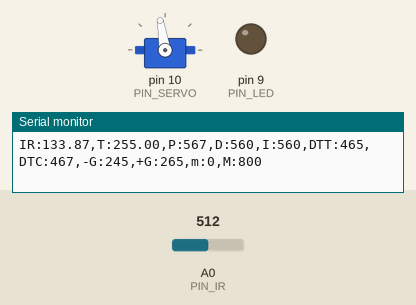
Recording of a sketch running on a simulated Arduino Uno, built with avr-gcc and run on an emulated ATmega328P. Parts: servo, output pins drawn as LEDs (lit = HIGH), the last lines printed to the serial monitor. The inputs (shaded band) are chosen by the test bench; at power-on: A0 (PIN_IR) = 512.

Above: at 1.2 s.
1.3 s: A0 (PIN_IR) set to 10
At 2.8 s:
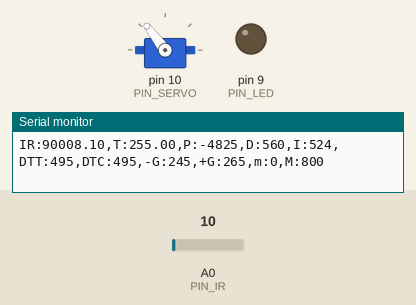
3.5 s: A0 (PIN_IR) set to 30
At 4.68 s:
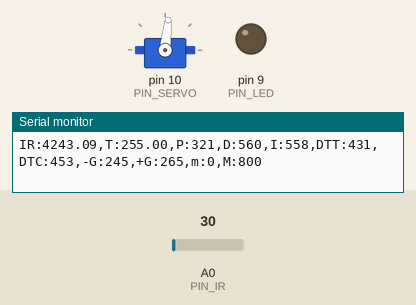
At 6.1 s:
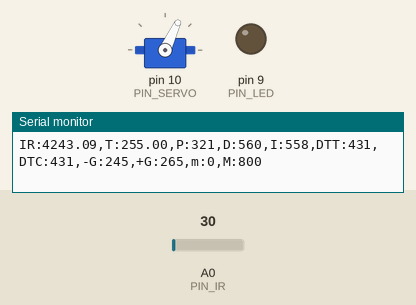
6.5 s: A0 (PIN_IR) set to 255
Timing chart, 0 to 15.5 s (numbered marks = the images above; inputs shaded):
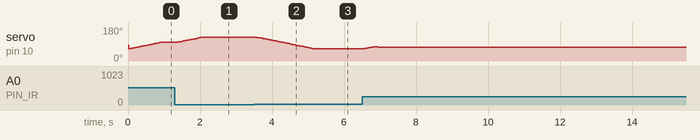

The sketch:

24_pid.ino
```cpp
#include <Servo.h>

/////////////////////////////
// Configurable parameters //
/////////////////////////////

// Arduino pin assignment
#define PIN_LED 9            // [20200000] LED핀 설정
#define PIN_SERVO 10         //[20191979] Servo 핀 설정
#define PIN_IR A0            // [20191979] 적외선 핀(아날로그핀)

// Framework setting
#define _DIST_TARGET 255    // [20213085] 정지하려는 위치 목표값
#define _DIST_MIN 100         //[20191979] 최소거리
#define _DIST_MAX 410         //[20191979] 최대거리

// Distance sensor
#define _DIST_ALPHA 0.5 //[20203118] DIST_ALPHA 값 설정

// Servo range
#define _DUTY_MIN 1210    // [20213083]서보 각도의 최솟값 설정
#define _DUTY_NEU 1400    // [20213090]서보 수평 각도 펄스 값
#define _DUTY_MAX 1852        // [20213081] 서보 각도의 최댓값

// Servo speed control
#define _SERVO_ANGLE 30 //[20203118] 최대 가동범위에 따른 목표 서보 회전각
#define _SERVO_SPEED 20 //[20203118] 서보 속도 설정
#define _RAMPUP_TIME 360

// Event periods
#define _INTERVAL_DIST 20   // [20213099] 거리 센서 주기 설정
#define _INTERVAL_SERVO 20  // [20213099] 서보 주기 설정
#define _INTERVAL_SERIAL 100  // [20213099] 시리얼 표시 주기 설정

// PID parameters
#define _KP 1.2      //[20191979] 비례제어 값
#define _KD 25.0        // 미분제어 값
#define _KI 0.008        // 적분제어 값

//////////////////////
// global variables //
//////////////////////

// Servo instance
Servo myservo;  // [20213090] 서보 인스턴스 선언

// Distance sensor
float dist_target; // location to send the ball
float dist_raw, dist_ema; //[20203118] 거리와 노이즈 필터 적용 후 거리를 저장하기 위한 변수

// Event periods
unsigned long last_sampling_time_dist, last_sampling_time_servo, last_sampling_time_serial; //[20203118] 마지막으로 측정한 거리, 마지막으로 측정한 서보 각도(각 이벤트별로 업데이트를 위해 측정하는 시간)
bool event_dist, event_servo, event_serial; //[20203118] 이벤트 별로 이번 루프에서 업데이트 여부

// Servo speed control
int duty_chg_per_interval; //[20213086]interval 당 최대 duty 변화량
int duty_target, duty_curr; //[20213086] 목표 duty와 현재 duty 값
int duty_chg_max;
int duty_chg_adjust;

// PID variables
float error_curr, error_prev, control, pterm, dterm, iterm;
//[20213086] error_curr: 현재 주기 오차값 / error_prev : 이전 주기 오차 값 / control : PID 제어량 / pterm, dterm, iterm : 비례,적분,미분 이득값


void setup() {
// initialize GPIO pins for LED and attach servo
  pinMode(PIN_LED, OUTPUT);

// move servo to neutral position
  myservo.attach(PIN_SERVO);
  duty_target = duty_curr = _DUTY_NEU;
  myservo.writeMicroseconds(duty_curr);

  // initialize global variables
  duty_curr=_DUTY_MIN; //[20203118] duty_curr 값 초기화
  dist_raw = dist_ema = ir_distance_filtered(); // 초기화
  error_curr = error_prev = dist_target - dist_ema;  // 초기화
  dist_target=_DIST_TARGET; //[20203118] dist_target 값 초기화

  duty_chg_max = (_DUTY_MAX - _DUTY_MIN) * ((float)_SERVO_SPEED / _SERVO_ANGLE) * (_INTERVAL_SERVO / 1000.0);
  duty_chg_adjust = 2;
// convert angle speed into duty change per interval.
  duty_chg_per_interval = 0;

  pterm = 0.0;
  dterm = 0.0;
  iterm = 0.0;

  last_sampling_time_dist = last_sampling_time_servo = last_sampling_time_serial = 0;
  event_dist = event_servo = event_serial = false;

  // initialize serial port
  Serial.begin(57600);

}


void loop() {
/////////////////////
// Event generator //
/////////////////////
// [20213090]
unsigned long time_curr = millis();
if(time_curr >= last_sampling_time_dist + _INTERVAL_DIST){
        last_sampling_time_dist += _INTERVAL_DIST;
        event_dist = true;
}
if(time_curr >= last_sampling_time_servo + _INTERVAL_SERVO){
        last_sampling_time_servo += _INTERVAL_SERVO;
        event_servo = true;
}
if(time_curr >= last_sampling_time_serial + _INTERVAL_SERIAL){
        last_sampling_time_serial += _INTERVAL_SERIAL;
        event_serial = true;
}


////////////////////
// Event handlers //
////////////////////

  if(event_dist) {
      event_dist = false;
  // get a distance reading from the distance sensor
      dist_raw = ir_distance_filtered();
      dist_ema = (1 - _DIST_ALPHA)*dist_ema + _DIST_ALPHA*dist_raw; // [20213083]

  // PID control logic
    error_curr = dist_target - dist_ema;
    pterm = _KP * error_curr; //[20213083]
    dterm = _KD * (error_curr - error_prev);
    iterm += _KI * error_curr;   // 적분 control
    if (iterm > 20.0 || iterm < -20.0) iterm *= 0.5;
    control = pterm + dterm + iterm; //[20203118]
    if (dist_ema > 245 && dist_ema < 260) {
      control = 0;
//      control /= 2;
    }

  // duty_target = f(duty_neutral, control)
    duty_target = _DUTY_NEU + control;

  // keep duty_target value within the range of [_DUTY_MIN, _DUTY_MAX]
    if(duty_target > _DUTY_MAX){duty_target = _DUTY_MAX;}
    if(duty_target < _DUTY_MIN){duty_target = _DUTY_MIN;}

    error_prev = error_curr;
  }

  if (event_servo) {
    event_servo = false;

   if(duty_target > duty_curr) {
      if(duty_chg_per_interval < duty_chg_max) {
        duty_chg_per_interval += duty_chg_adjust;
        if(duty_chg_per_interval > duty_chg_max) duty_chg_per_interval = duty_chg_max;
      }
      duty_curr += duty_chg_per_interval;
      if(duty_curr > duty_target) duty_curr = duty_target;
    }
    else if(duty_target < duty_curr) {
      if(duty_chg_per_interval > -duty_chg_max) {
        duty_chg_per_interval -= duty_chg_adjust;
        if(duty_chg_per_interval < -duty_chg_max) duty_chg_per_interval = -duty_chg_max;
      }
      duty_curr += duty_chg_per_interval;
      if(duty_curr < duty_target) duty_curr = duty_target;
    }
    else {
      duty_chg_per_interval = 0;
    }

    // update servo position
  myservo.writeMicroseconds(duty_curr); //[20213086]
  }


  if(event_serial) {
    event_serial = false;
//    Serial.print("duty_chg:");
//    Serial.print(duty_chg_per_interval);
//    Serial.print(",duty_adj:");
//    Serial.print(duty_chg_adjust);
//    Serial.print(",duty_chg_max:");
//    Serial.println(duty_chg_max);
//
    Serial.print("IR:");
    Serial.print(dist_ema);
    Serial.print(",T:");
    Serial.print(dist_target);
    //
    //
    Serial.print(",P:");
    Serial.print(map(pterm,-1000,1000,510,610));
//    Serial.print(pterm);
    Serial.print(",D:");
    Serial.print(map(dterm,-1000,1000,510,610));
//    Serial.print(dterm);
    Serial.print(",I:");
    Serial.print(map(iterm,-1000,1000,510,610));
//    Serial.print(iterm);
    Serial.print(",DTT:");
    Serial.print(map(duty_target,1000,2000,410,510));
//    Serial.print(duty_target);
    Serial.print(",DTC:");
    Serial.print(map(duty_curr,1000,2000,410,510));
//    Serial.print(duty_curr);
    Serial.println(",-G:245,+G:265,m:0,M:800");
  }
}

float ir_distance(void){ // return value unit: mm
  float val;
  int a = 70;
  int b = 288;
  float volt = float(analogRead(PIN_IR));
  val = ((6762.0/(volt-9.0))-4.0) * 10.0;
  val = 100 + 300.0 / (_DIST_MAX - _DIST_MIN) *(val - _DIST_MIN);//[20213092] 오류수정
  val = 100 + 300.0 / (b-a) * (val - a);
  return val;
}

float ir_distance_filtered(void){ // return value unit: mm
  return ir_distance(); // for now, just use ir_distance() without noise filter.
}
```

Measured:
- after the input at 3.5 s, servo on pin 10 (PIN_SERVO): moves from 127° to 65° over 1.6 s, starting at once
